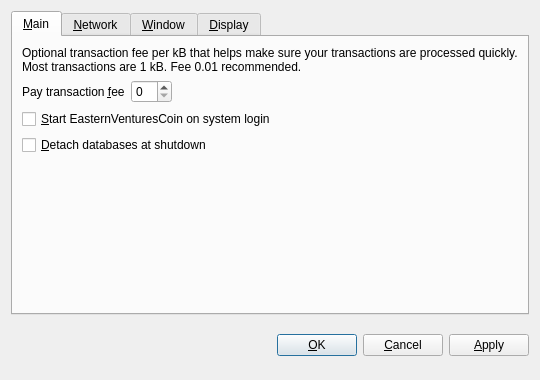
<?xml version="1.0" encoding="UTF-8"?>
<ui version="4.0">
 <class>OptionsDialog</class>
 <widget class="QDialog" name="OptionsDialog">
  <property name="geometry">
   <rect>
    <x>0</x>
    <y>0</y>
    <width>540</width>
    <height>380</height>
   </rect>
  </property>
  <property name="windowTitle">
   <string>Options</string>
  </property>
  <property name="modal">
   <bool>true</bool>
  </property>
  <layout class="QVBoxLayout" name="verticalLayout">
   <item>
    <widget class="QTabWidget" name="tabWidget">
     <property name="tabPosition">
      <enum>QTabWidget::North</enum>
     </property>
     <property name="currentIndex">
      <number>0</number>
     </property>
     <widget class="QWidget" name="tabMain">
      <attribute name="title">
       <string>&amp;Main</string>
      </attribute>
      <layout class="QVBoxLayout" name="verticalLayout_Main">
       <item>
        <widget class="QLabel" name="transactionFeeInfoLabel">
         <property name="text">
          <string>Optional transaction fee per kB that helps make sure your transactions are processed quickly. Most transactions are 1 kB. Fee 0.01 recommended.</string>
         </property>
         <property name="textFormat">
          <enum>Qt::PlainText</enum>
         </property>
         <property name="wordWrap">
          <bool>true</bool>
         </property>
        </widget>
       </item>
       <item>
        <layout class="QHBoxLayout" name="horizontalLayout_Main">
         <item>
          <widget class="QLabel" name="transactionFeeLabel">
           <property name="text">
            <string>Pay transaction &amp;fee</string>
           </property>
           <property name="textFormat">
            <enum>Qt::PlainText</enum>
           </property>
           <property name="buddy">
            <cstring>transactionFee</cstring>
           </property>
          </widget>
         </item>
         <item>
          <widget class="BitcoinAmountField" name="transactionFee"/>
         </item>
         <item>
          <spacer name="horizontalSpacer_Main">
           <property name="orientation">
            <enum>Qt::Horizontal</enum>
           </property>
           <property name="sizeHint" stdset="0">
            <size>
             <width>40</width>
             <height>20</height>
            </size>
           </property>
          </spacer>
         </item>
        </layout>
       </item>
       <item>
        <widget class="QCheckBox" name="bitcoinAtStartup">
         <property name="toolTip">
          <string>Automatically start EasternVenturesCoin after logging in to the system.</string>
         </property>
         <property name="text">
          <string>&amp;Start EasternVenturesCoin on system login</string>
         </property>
        </widget>
       </item>
       <item>
        <widget class="QCheckBox" name="detachDatabases">
         <property name="toolTip">
          <string>Detach block and address databases at shutdown. This means they can be moved to another data directory, but it slows down shutdown. The wallet is always detached.</string>
         </property>
         <property name="text">
          <string>&amp;Detach databases at shutdown</string>
         </property>
        </widget>
       </item>
       <item>
        <spacer name="verticalSpacer_Main">
         <property name="orientation">
          <enum>Qt::Vertical</enum>
         </property>
         <property name="sizeHint" stdset="0">
          <size>
           <width>20</width>
           <height>40</height>
          </size>
         </property>
        </spacer>
       </item>
      </layout>
     </widget>
     <widget class="QWidget" name="tabNetwork">
      <attribute name="title">
       <string>&amp;Network</string>
      </attribute>
      <layout class="QVBoxLayout" name="verticalLayout_Network">
       <item>
        <widget class="QCheckBox" name="mapPortUpnp">
         <property name="toolTip">
          <string>Automatically open the EasternVenturesCoin client port on the router. This only works when your router supports UPnP and it is enabled.</string>
         </property>
         <property name="text">
          <string>Map port using &amp;UPnP</string>
         </property>
        </widget>
       </item>
       <item>
        <widget class="QCheckBox" name="connectSocks">
         <property name="toolTip">
          <string>Connect to the EasternVenturesCoin network through a SOCKS proxy (e.g. when connecting through Tor).</string>
         </property>
         <property name="text">
          <string>&amp;Connect through SOCKS proxy:</string>
         </property>
        </widget>
       </item>
       <item>
        <layout class="QHBoxLayout" name="horizontalLayout_Network">
         <item>
          <widget class="QLabel" name="proxyIpLabel">
           <property name="text">
            <string>Proxy &amp;IP:</string>
           </property>
           <property name="textFormat">
            <enum>Qt::PlainText</enum>
           </property>
           <property name="buddy">
            <cstring>proxyIp</cstring>
           </property>
          </widget>
         </item>
         <item>
          <widget class="QValidatedLineEdit" name="proxyIp">
           <property name="maximumSize">
            <size>
             <width>140</width>
             <height>16777215</height>
            </size>
           </property>
           <property name="toolTip">
            <string>IP address of the proxy (e.g. 127.0.0.1)</string>
           </property>
          </widget>
         </item>
         <item>
          <widget class="QLabel" name="proxyPortLabel">
           <property name="text">
            <string>&amp;Port:</string>
           </property>
           <property name="textFormat">
            <enum>Qt::PlainText</enum>
           </property>
           <property name="buddy">
            <cstring>proxyPort</cstring>
           </property>
          </widget>
         </item>
         <item>
          <widget class="QLineEdit" name="proxyPort">
           <property name="maximumSize">
            <size>
             <width>55</width>
             <height>16777215</height>
            </size>
           </property>
           <property name="toolTip">
            <string>Port of the proxy (e.g. 9050)</string>
           </property>
          </widget>
         </item>
         <item>
          <widget class="QLabel" name="socksVersionLabel">
           <property name="text">
            <string>SOCKS &amp;Version:</string>
           </property>
           <property name="textFormat">
            <enum>Qt::PlainText</enum>
           </property>
           <property name="buddy">
            <cstring>socksVersion</cstring>
           </property>
          </widget>
         </item>
         <item>
          <widget class="QValueComboBox" name="socksVersion">
           <property name="toolTip">
            <string>SOCKS version of the proxy (e.g. 5)</string>
           </property>
          </widget>
         </item>
         <item>
          <spacer name="horizontalSpacer_Network">
           <property name="orientation">
            <enum>Qt::Horizontal</enum>
           </property>
           <property name="sizeHint" stdset="0">
            <size>
             <width>40</width>
             <height>20</height>
            </size>
           </property>
          </spacer>
         </item>
        </layout>
       </item>
       <item>
        <spacer name="verticalSpacer_Network">
         <property name="orientation">
          <enum>Qt::Vertical</enum>
         </property>
         <property name="sizeHint" stdset="0">
          <size>
           <width>20</width>
           <height>40</height>
          </size>
         </property>
        </spacer>
       </item>
      </layout>
     </widget>
     <widget class="QWidget" name="tabWindow">
      <attribute name="title">
       <string>&amp;Window</string>
      </attribute>
      <layout class="QVBoxLayout" name="verticalLayout_Window">
       <item>
        <widget class="QCheckBox" name="minimizeToTray">
         <property name="toolTip">
          <string>Show only a tray icon after minimizing the window.</string>
         </property>
         <property name="text">
          <string>&amp;Minimize to the tray instead of the taskbar</string>
         </property>
        </widget>
       </item>
       <item>
        <widget class="QCheckBox" name="minimizeOnClose">
         <property name="toolTip">
          <string>Minimize instead of exit the application when the window is closed. When this option is enabled, the application will be closed only after selecting Quit in the menu.</string>
         </property>
         <property name="text">
          <string>M&amp;inimize on close</string>
         </property>
        </widget>
       </item>
       <item>
        <spacer name="verticalSpacer_Window">
         <property name="orientation">
          <enum>Qt::Vertical</enum>
         </property>
         <property name="sizeHint" stdset="0">
          <size>
           <width>20</width>
           <height>40</height>
          </size>
         </property>
        </spacer>
       </item>
      </layout>
     </widget>
     <widget class="QWidget" name="tabDisplay">
      <attribute name="title">
       <string>&amp;Display</string>
      </attribute>
      <layout class="QVBoxLayout" name="verticalLayout_Display">
       <item>
        <layout class="QHBoxLayout" name="horizontalLayout_1_Display">
         <item>
          <widget class="QLabel" name="langLabel">
           <property name="text">
            <string>User Interface &amp;language:</string>
           </property>
           <property name="textFormat">
            <enum>Qt::PlainText</enum>
           </property>
           <property name="buddy">
            <cstring>lang</cstring>
           </property>
          </widget>
         </item>
         <item>
          <widget class="QValueComboBox" name="lang">
           <property name="toolTip">
            <string>The user interface language can be set here. This setting will take effect after restarting EasternVenturesCoin.</string>
           </property>
          </widget>
         </item>
        </layout>
       </item>
       <item>
        <layout class="QHBoxLayout" name="horizontalLayout_2_Display">
         <item>
          <widget class="QLabel" name="unitLabel">
           <property name="text">
            <string>&amp;Unit to show amounts in:</string>
           </property>
           <property name="textFormat">
            <enum>Qt::PlainText</enum>
           </property>
           <property name="buddy">
            <cstring>unit</cstring>
           </property>
          </widget>
         </item>
         <item>
          <widget class="QValueComboBox" name="unit">
           <property name="toolTip">
            <string>Choose the default subdivision unit to show in the interface and when sending coins.</string>
           </property>
          </widget>
         </item>
        </layout>
       </item>
       <item>
        <widget class="QCheckBox" name="displayAddresses">
         <property name="toolTip">
          <string>Whether to show EasternVenturesCoin addresses in the transaction list or not.</string>
         </property>
         <property name="text">
          <string>&amp;Display addresses in transaction list</string>
         </property>
        </widget>
       </item>
       <item>
        <widget class="QCheckBox" name="coinControlFeatures">
         <property name="toolTip">
          <string>Whether to show coin control features or not.</string>
         </property>
         <property name="text">
          <string>Display coin &amp;control features (experts only!)</string>
         </property>
        </widget>
       </item>
       <item>
        <spacer name="verticalSpacer_Display">
         <property name="orientation">
          <enum>Qt::Vertical</enum>
         </property>
         <property name="sizeHint" stdset="0">
          <size>
           <width>20</width>
           <height>40</height>
          </size>
         </property>
        </spacer>
       </item>
      </layout>
     </widget>
    </widget>
   </item>
   <item>
    <layout class="QHBoxLayout" name="horizontalLayout_Buttons">
     <item>
      <spacer name="horizontalSpacer_1">
       <property name="orientation">
        <enum>Qt::Horizontal</enum>
       </property>
       <property name="sizeHint" stdset="0">
        <size>
         <width>40</width>
         <height>48</height>
        </size>
       </property>
      </spacer>
     </item>
     <item>
      <widget class="QLabel" name="statusLabel">
       <property name="font">
        <font>
         <weight>75</weight>
         <bold>true</bold>
        </font>
       </property>
       <property name="text">
        <string/>
       </property>
       <property name="textFormat">
        <enum>Qt::PlainText</enum>
       </property>
       <property name="wordWrap">
        <bool>true</bool>
       </property>
      </widget>
     </item>
     <item>
      <spacer name="horizontalSpacer_2">
       <property name="orientation">
        <enum>Qt::Horizontal</enum>
       </property>
       <property name="sizeHint" stdset="0">
        <size>
         <width>40</width>
         <height>48</height>
        </size>
       </property>
      </spacer>
     </item>
     <item>
      <widget class="QPushButton" name="okButton">
       <property name="text">
        <string>&amp;OK</string>
       </property>
      </widget>
     </item>
     <item>
      <widget class="QPushButton" name="cancelButton">
       <property name="text">
        <string>&amp;Cancel</string>
       </property>
       <property name="autoDefault">
        <bool>false</bool>
       </property>
      </widget>
     </item>
     <item>
      <widget class="QPushButton" name="applyButton">
       <property name="text">
        <string>&amp;Apply</string>
       </property>
       <property name="autoDefault">
        <bool>false</bool>
       </property>
      </widget>
     </item>
    </layout>
   </item>
  </layout>
 </widget>
 <customwidgets>
  <customwidget>
   <class>BitcoinAmountField</class>
   <extends>QSpinBox</extends>
   <header>bitcoinamountfield.h</header>
  </customwidget>
  <customwidget>
   <class>QValueComboBox</class>
   <extends>QComboBox</extends>
   <header>qvaluecombobox.h</header>
  </customwidget>
  <customwidget>
   <class>QValidatedLineEdit</class>
   <extends>QLineEdit</extends>
   <header>qvalidatedlineedit.h</header>
  </customwidget>
 </customwidgets>
 <resources/>
 <connections/>
</ui>
